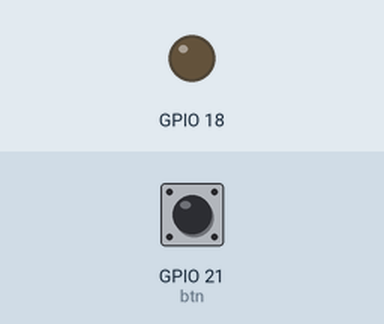
This program was run on a simulated Raspberry Pi (BCM pin numbers). Shown: output pins drawn as LEDs (lit = HIGH). The test bench sets the inputs (shaded band); at power-on: GPIO 21 (btn) LOW.

Above: at 1.2 s.
1.3 s: GPIO 21 (btn) pulled HIGH for 0.15 s
At 1.37 s:
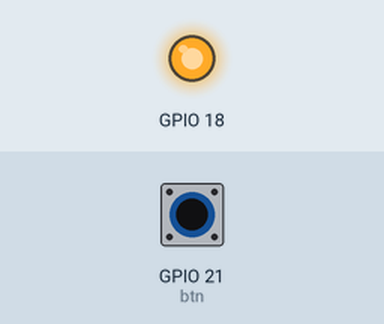
2.9 s: GPIO 21 (btn) pulled HIGH for 3.2 s
At 7.5 s:
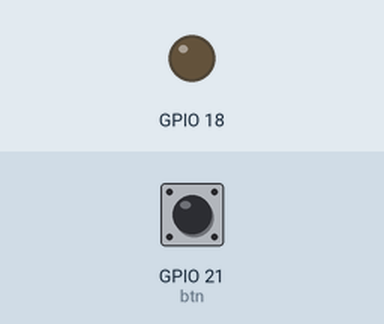
Timing chart, 0 to 9.0 s (numbered marks = the images above; inputs shaded):
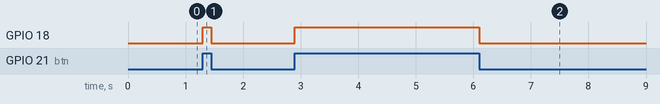

Measured:
- after the input at 1.3 s, GPIO 18: LOW → HIGH at once, → LOW 0.15 s later
- after the input at 2.9 s, GPIO 18: LOW → HIGH at once, → LOW 3.2 s later

The program:

ex03_led2.py
```python
import RPi.GPIO as gp

gp.setmode(gp.BCM)
gp.setup(21, gp.IN)
gp.setup(18, gp.OUT)

try:
    while True:
        btn = gp.input(21)
        gp.output(18, btn)


except KeyboardInterrupt:
    gp.cleanup()
```
